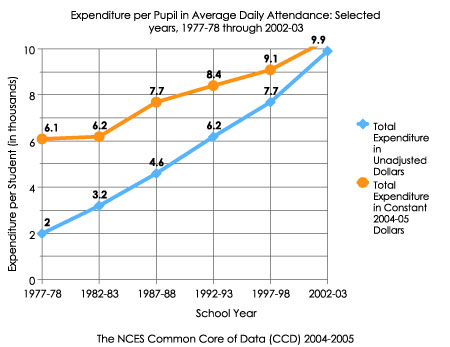
//> input picture pics/13.jpg, 450 x 347 px
$ ./xaxis-granularity ../../pics/13.jpg   (built with g++ and OpenCV 4)
//> lines starting //> are read from the running program, lines starting //| are printed output that depends on the picture; after the words box and inside, x2 and y2 are one past the last pixel; in counts of white or black regions, pixels touching at a corner belong together
// takes input the graph image and its bounding contour (the rectangle), and outputs a vector of x pixel coordinates at which
// the y coordinates need to be evaluated. granularity is 1/10th of the least count (which has to be detectd)

#include "opencv2/core/core.hpp"
#include "opencv2/highgui/highgui.hpp"
#include <stdio.h>
#include "opencv2/imgproc/imgproc.hpp"
#include "opencv2/imgproc/imgproc.hpp"

#include <iostream>
#include <math.h>
#include <algorithm>
#define ff first
#define ss second

using namespace cv;
using namespace std;

//diect 1: above, -1: below
vector<int> getXGranularity(Mat graph, Mat img, Point left, Point right, int direct) {

	assert(left.x < right.x);
	float slope = ((float)(left.y - right.y))/((float)(left.x - right.x));
	//cout << right.x << " " << left.x << endl;

	int hist[right.x - left.x + 1] ;
	memset(hist,0,sizeof(hist));
	int minval, maxval;
	vector<int> Points, granularPoints;
	//cout << "here" << endl;
	for(int i = left.x; i <= right.x ; i++){
		int y = left.y + (i - left.x)*slope;
		for(int j = 0 ; j < img.cols/80 ; j++){
			uchar colour = graph.at<uchar>(Point(i, y + direct*j));
			if(colour < 240){
				hist[i - left.x]++;
			}
		}
	}

	minval = *min_element(hist, hist + right.x - left.x + 1);
	maxval = *max_element(hist, hist + right.x - left.x + 1);

	//cout << minval << " " << maxval << endl;
	for(int i = left.x + 2 ; i <= right.x - 2; i++){
		if(hist[i - left.x] > (maxval - minval)/2 + minval ){
			Vec3b color;
			color.val[0] = color.val[2] = 0;
			color.val[1] = 255;
			img.at<Vec3b>(Point(i, left.y)) = color;
			Points.push_back(i);
		}
	}
	//cout << Points.size() << endl;
	if(Points.empty())
		return vector<int>();
	int cnt = 1, val = Points[0];
	for(int i = 1 ; i < Points.size() ; i++){
		if( (Points[i] - Points[i - 1]) < 20){
			val += Points[i];
			cnt++;
		}
		else{
			if(cnt > 2)
				granularPoints.push_back(val/cnt);
			val = Points[i];
			cnt = 1;
		}
	}
	if(cnt > 1)
		granularPoints.push_back(val/cnt);

	imwrite("/home/arnav/Desktop/abcd.png", img);
	return granularPoints;
}

int main(int argc, char const *argv[])
{
  // [4 lines of commented-out code are left out]
  vector<pair<int, int> > contour;
  vector<Point> cnt;
  int x, y;
  for(int i = 0 ; i < 4 ; i++){
  	scanf("%d %d", &x, &y);
  	//reversed for sorting
  	contour.push_back(make_pair(y, x));
    cnt.push_back(Point(x,y));
  }
//> this loop made 4 passes; the answer given on pass 1: 100 100
  sort(contour.begin(), contour.end());
  Mat img = imread(argv[1]);
//> img is the input picture: 347 rows x 450 cols, CV_8UC3; mean B, G, R 241.6, 242.1, 242.1
  Mat grayimg(img.size(), CV_8U);
  cvtColor(img, grayimg, CV_BGR2GRAY);
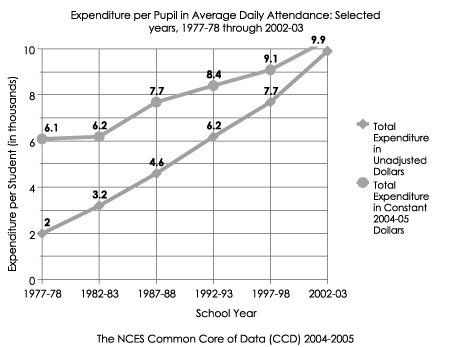
//> grayimg: 347 rows x 450 cols, CV_8UC1; min 0, max 255, mean 242
  Mat binimg(grayimg.size(), grayimg.type());
  Mat binimgdilated(grayimg.size(), grayimg.type());
  threshold(grayimg, binimg, 240, 255, CV_THRESH_BINARY);
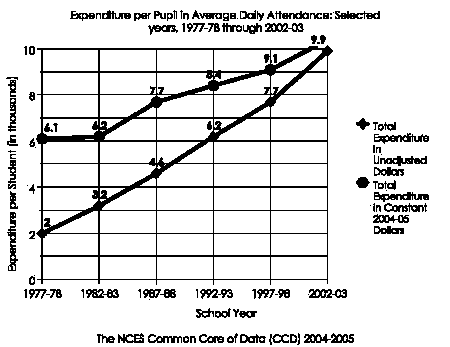
//> binimg: 347 rows x 450 cols, CV_8UC1; 88.2% white; black in thin lines or dots

  // for(int i = 0 ; i < 3 ; i++)
  erode(binimg, binimg, Mat());
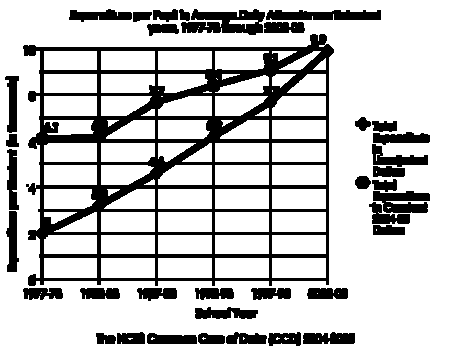
//> binimg: 347 rows x 450 cols, CV_8UC1; 76.9% white; 37 black regions, largest, box (x1, y1, x2, y2) and area: (23, 34, 334, 286) 21029, (181, 9, 265, 35) 1422, (266, 10, 381, 20) 973
  namedWindow("Output", cv::WINDOW_AUTOSIZE);
  imshow("Output", binimg);
  // waitKey(0);
  imwrite("tmp/tmp.png", binimg);
  vector<int> ugranularPoints, diff;
  if(contour[2].ss < contour[3].ss)
  	ugranularPoints = getXGranularity(binimg, img, Point(contour[2].ss, contour[2].ff), Point(contour[3].ss, contour[3].ff), -1);
  else
  	ugranularPoints = getXGranularity(binimg, img, Point(contour[3].ss, contour[3].ff), Point(contour[2].ss, contour[2].ff), -1);
//> (the run ends here: the program stops with an error, at `assert(left.x < right.x);`)

$ run again, on pics/15.jpg
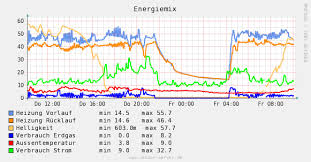
//> input picture pics/15.jpg, 311 x 162 px
//> the loop `for(int i = 0 ; i < 4 ; i++)` made 4 passes; the answer given on pass 1: 100 100
//> img is the input picture: 162 rows x 311 cols, CV_8UC3; mean B, G, R 229.7, 231.3, 231.5
//> `threshold(grayimg, binimg, 240, 255, CV_THRESH_BINARY);`:
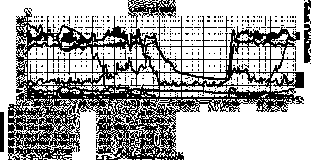
//> binimg: 162 rows x 311 cols, CV_8UC1; 66.5% white; black in thin lines or dots
//> `erode(binimg, binimg, Mat());`:
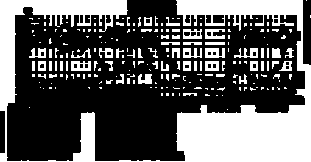
//> binimg: 162 rows x 311 cols, CV_8UC1; 36.5% white; 211 white regions (150 under 20 px), largest, box (x1, y1, x2, y2) and area: (0, 0, 311, 162) 14387, (205, 48, 225, 58) 155, (71, 61, 91, 71) 152
